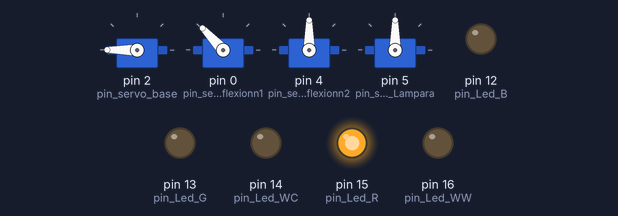
The sketch below on a simulated Arduino Uno, built with avr-gcc and run on an emulated ATmega328P. Shown: 4 × servo, output pins drawn as LEDs (lit = HIGH). What the sketch prints to the serial monitor is not drawn.

Above: at 0.15 s.
At 6.1 s:
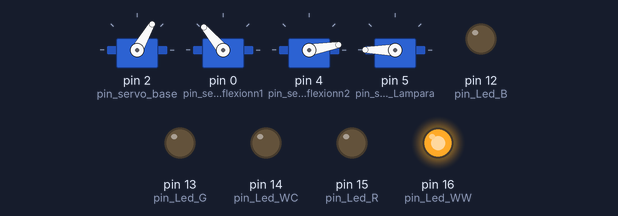
At 9.2 s:
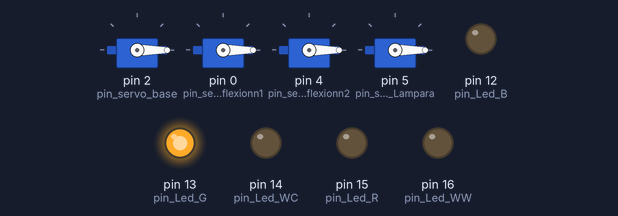
At 18.8 s:
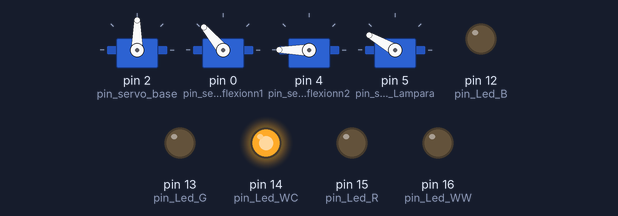
At 28.4 s:
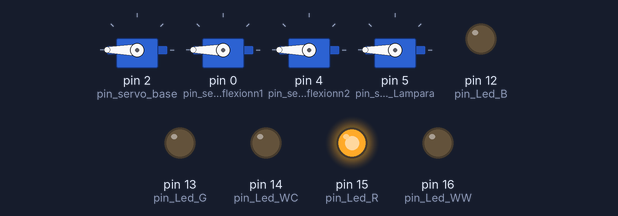
At 38.5 s:
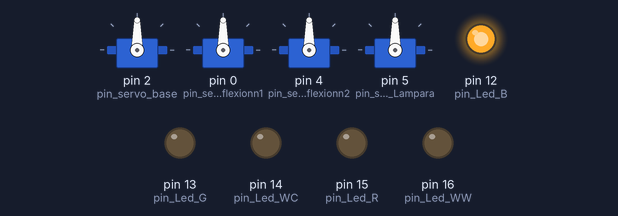
Timing chart, 0 to 40.0 s (numbered marks = the images above):
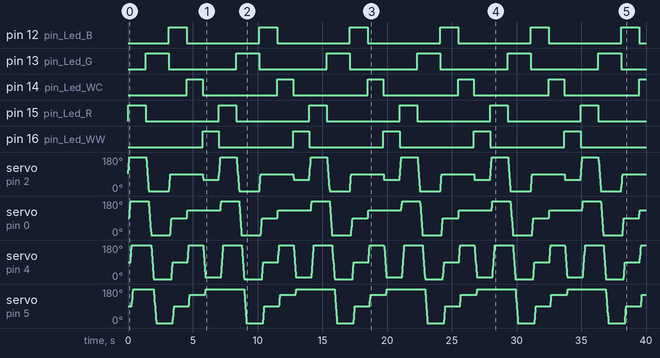

Measured:
- by itself, pin 12 (pin_Led_B), pin 15 (pin_Led_R): alternates HIGH for 1.4 s and LOW for 5.6 s
- by itself, pin 13 (pin_Led_G): alternates HIGH for 1.8 s and LOW for 5.2 s
- by itself, pin 14 (pin_Led_WC): alternates HIGH for 1.2 s and LOW for 5.8 s
- by itself, pin 16 (pin_Led_WW): alternates HIGH for 1.2 s and LOW for 5.7 s

The sketch:

brazoLed5.ino
```cpp
#include <Servo.h>

Servo servo_base;
Servo servo_flexionn1;
Servo servo_flexionn2;
Servo servo_Lampara;
/*
const int pin_servo_base = 4;
const int pin_servo_flexionn1 = 5;
const int pin_servo_flexionn2 = 6;
const int pin_servo_Lampara = 7;

*/
  const int pin_servo_base = 2;
  const int pin_servo_flexionn1 = 0;
  const int pin_servo_flexionn2 = 4;
  const int pin_servo_Lampara = 5;


const int pin_Led_R = 15;
const int pin_Led_G = 13;
const int pin_Led_B = 12;
const int pin_Led_WC = 14;
const int pin_Led_WW = 16;

int estado_servo_base = 90;
int estado_servo_flexionn1 = 90;
int estado_servo_flexionn2 = 90;
int estado_servo_Lampara = 90;

int goto_servo_base = 90;
int goto_servo_flexionn1 = 90;
int goto_servo_flexionn2 = 90;
int goto_servo_Lampara = 90;

int velocidadServo = 1;

void setup() {
  // put your setup code here, to run once:

  servo_base.attach(pin_servo_base);
  servo_flexionn1.attach(pin_servo_flexionn1);
  servo_flexionn2.attach(pin_servo_flexionn2);
  servo_Lampara.attach(pin_servo_Lampara);

  pinMode(pin_Led_R, OUTPUT);
  pinMode(pin_Led_G, OUTPUT);
  pinMode(pin_Led_B, OUTPUT);
  pinMode(pin_Led_WC, OUTPUT);
  pinMode(pin_Led_WW, OUTPUT);

  servo_base.write(90);
  servo_flexionn1.write(90);
  servo_flexionn2.write(90);
  servo_Lampara.write(90);

  Serial.begin(115200);
  Serial.println("start...");
}


void loop() {

  digitalWrite(pin_Led_R, 255);
  digitalWrite(pin_Led_G, 0);
  digitalWrite(pin_Led_B, 0);
  digitalWrite(pin_Led_WC, 0);
  digitalWrite(pin_Led_WW, 0);

  mover_servo_base(180);
  mover_servo_flexionn1(180);
  mover_servo_flexionn2(180);
  mover_servo_Lampara(180);
  //mover_servos();
  delay(1000);

  digitalWrite(pin_Led_R, 0);
  digitalWrite(pin_Led_G, 255);
  digitalWrite(pin_Led_B, 0);
  digitalWrite(pin_Led_WC, 0);
  digitalWrite(pin_Led_WW, 0);

  mover_servo_base(0);
  mover_servo_flexionn1(0);
  mover_servo_flexionn2(0);
  mover_servo_Lampara(0);
  //mover_servos();
  delay(1000);


  digitalWrite(pin_Led_R, 0);
  digitalWrite(pin_Led_G, 0);
  digitalWrite(pin_Led_B, 255);
  digitalWrite(pin_Led_WC, 0);
  digitalWrite(pin_Led_WW, 0);

  mover_servo_base(90);
  mover_servo_flexionn1(90);
  mover_servo_flexionn2(90);
  mover_servo_Lampara(90);
  //mover_servos();
  delay(1000);

  digitalWrite(pin_Led_R, 0);
  digitalWrite(pin_Led_G, 0);
  digitalWrite(pin_Led_B, 0);
  digitalWrite(pin_Led_WC, 255);
  digitalWrite(pin_Led_WW, 0);

  mover_servo_base(90);
  mover_servo_flexionn1(130);
  mover_servo_flexionn2(180);
  mover_servo_Lampara(150);
  //mover_servos();
  delay(1000);

  digitalWrite(pin_Led_R, 0);
  digitalWrite(pin_Led_G, 0);
  digitalWrite(pin_Led_B, 0);
  digitalWrite(pin_Led_WC, 0);
  digitalWrite(pin_Led_WW, 255);

  mover_servo_base(60);
  mover_servo_flexionn1(130);
  mover_servo_flexionn2(10);
  mover_servo_Lampara(180);
  //mover_servos();
  delay(1000);
  /*
    digitalWrite(pin_Led_R, 0);
    digitalWrite(pin_Led_G, 170);
    digitalWrite(pin_Led_B, 0);
    digitalWrite(pin_Led_WC, 250);
    digitalWrite(pin_Led_WW, 0);

    mover_servo_base(90);
    mover_servo_flexionn1(90);
    mover_servo_flexionn2(90);
    mover_servo_Lampara(90);
    mover_servos();
    delay(1000);
  */
}

void mover_servo_flexionn1(int pos) {
  goto_servo_flexionn1 = pos;


  int mover_flexionn1 = estado_servo_flexionn1 - goto_servo_flexionn1;
  mover_flexionn1 = mover_flexionn1 * -1;

  bool servosEnPosicion = estado_servo_flexionn1 == goto_servo_flexionn1;

  while (servosEnPosicion == false)
  {
    if (estado_servo_flexionn1 != goto_servo_flexionn1) {
      if (estado_servo_flexionn1 < goto_servo_flexionn1) {
        estado_servo_flexionn1++;
      } else {
        estado_servo_flexionn1--;
      }
      servo_flexionn1.write(estado_servo_flexionn1);
    }


    delay(velocidadServo);

    servosEnPosicion = estado_servo_flexionn1 == goto_servo_flexionn1;

  }
}

void mover_servo_flexionn2(int pos) {
  goto_servo_flexionn2 = pos;


  int mover_flexionn2 = estado_servo_flexionn2 - goto_servo_flexionn2;
  mover_flexionn2 = mover_flexionn2 * -1;


  bool servosEnPosicion = estado_servo_flexionn2 == goto_servo_flexionn2;

  while (servosEnPosicion == false)
  {

    if (estado_servo_flexionn2 != goto_servo_flexionn2) {
      if (estado_servo_flexionn2 < goto_servo_flexionn2) {
        estado_servo_flexionn2++;
      } else {
        estado_servo_flexionn2--;
      }
      servo_flexionn2.write(estado_servo_flexionn2);
    }


    delay(velocidadServo);

    servosEnPosicion = estado_servo_flexionn2 == goto_servo_flexionn2;
  }
}

void mover_servo_Lampara(int pos) {
  goto_servo_Lampara = pos;


  int mover_Lampara = estado_servo_Lampara - goto_servo_Lampara;
  mover_Lampara = mover_Lampara * -1;

  bool servosEnPosicion = estado_servo_Lampara == goto_servo_Lampara;

  while (servosEnPosicion == false)
  {

    if (estado_servo_Lampara != goto_servo_Lampara) {
      if (estado_servo_Lampara < goto_servo_Lampara) {
        estado_servo_Lampara++;
      } else {
        estado_servo_Lampara--;
      }
      servo_Lampara.write(estado_servo_Lampara);
    }

    delay(velocidadServo);

    servosEnPosicion = estado_servo_Lampara == goto_servo_Lampara;

  }
}

void mover_servo_base(int pos) {
  goto_servo_base = pos;

    int mover_base = estado_servo_base - goto_servo_base;
  mover_base = mover_base * -1;

  bool servosEnPosicion = estado_servo_base == goto_servo_base;

   while (servosEnPosicion == false)
  {

    if (estado_servo_base != goto_servo_base) {
      if (estado_servo_base < goto_servo_base) {
        estado_servo_base++;
      } else {
        estado_servo_base--;
      }
      servo_base.write(estado_servo_base);
    }


    delay(velocidadServo);

    servosEnPosicion = estado_servo_base == goto_servo_base;

  }

}


/*
void mover_servos() {

  int mover_base = estado_servo_base - goto_servo_base;
  mover_base = mover_base * -1;

  int mover_flexionn1 = estado_servo_flexionn1 - goto_servo_flexionn1;
  mover_flexionn1 = mover_flexionn1 * -1;

  int mover_flexionn2 = estado_servo_flexionn2 - goto_servo_flexionn2;
  mover_flexionn2 = mover_flexionn2 * -1;

  int mover_Lampara = estado_servo_Lampara - goto_servo_Lampara;
  mover_Lampara = mover_Lampara * -1;

  bool servosEnPosicion = estado_servo_base == goto_servo_base;
  servosEnPosicion = servosEnPosicion && estado_servo_flexionn1 == goto_servo_flexionn1;
  servosEnPosicion = servosEnPosicion && estado_servo_flexionn2 == goto_servo_flexionn2;
  servosEnPosicion = servosEnPosicion && estado_servo_Lampara == goto_servo_Lampara;

  int vuelas = 0;

  while (servosEnPosicion == false)
  {

    if (estado_servo_base != goto_servo_base) {
      if (estado_servo_base < goto_servo_base) {
        estado_servo_base++;
      } else {
        estado_servo_base--;
      }
      servo_base.write(estado_servo_base);
    }

    if (estado_servo_flexionn1 != goto_servo_flexionn1) {
      if (estado_servo_flexionn1 < goto_servo_flexionn1) {
        estado_servo_flexionn1++;
      } else {
        estado_servo_flexionn1--;
      }
      servo_flexionn1.write(estado_servo_flexionn1);
    }

    if (estado_servo_flexionn2 != goto_servo_flexionn2) {
      if (estado_servo_flexionn2 < goto_servo_flexionn2) {
        estado_servo_flexionn2++;
      } else {
        estado_servo_flexionn2--;
      }
      servo_flexionn2.write(estado_servo_flexionn2);
    }

    if (estado_servo_Lampara != goto_servo_Lampara) {
      if (estado_servo_Lampara < goto_servo_Lampara) {
        estado_servo_Lampara++;
      } else {
        estado_servo_Lampara--;
      }
      servo_Lampara.write(estado_servo_Lampara);
    }

    delay(velocidadServo);

    servosEnPosicion = estado_servo_base == goto_servo_base;
    servosEnPosicion = servosEnPosicion && estado_servo_flexionn1 == goto_servo_flexionn1;
    servosEnPosicion = servosEnPosicion && estado_servo_flexionn2 == goto_servo_flexionn2;
    servosEnPosicion = servosEnPosicion && estado_servo_Lampara == goto_servo_Lampara;

    vuelas++;
  }

  Serial.print("vuelas: ");
  Serial.print(vuelas);

  Serial.print(" - estado_servo_flexionn1: ");
  Serial.print(estado_servo_flexionn1);

  Serial.print(" - goto_servo_flexionn2: ");
  Serial.println(goto_servo_flexionn2);

}

void mover_servo_flexionn1(int pos) {
  goto_servo_flexionn1 = pos;
}

void mover_servo_flexionn2(int pos) {
  goto_servo_flexionn2 = pos;
}

void mover_servo_Lampara(int pos) {
  goto_servo_Lampara = pos;
}

void mover_servo_base(int pos) {
  goto_servo_base = pos;
}*/
```
